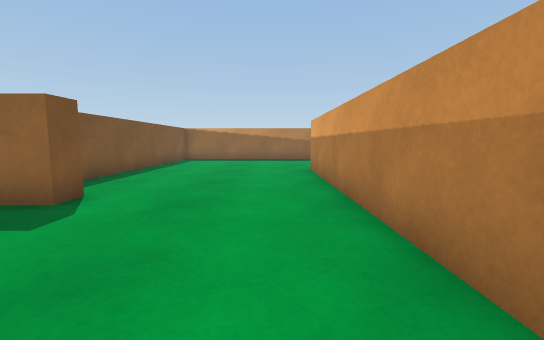
[1] (above)

16 first-person views from a walk through a Unity game level. The camera is 0.58 m above the floor, tilts 6° down and sees 90° across. The floor is counted in squares, 0.5 m on a side. Each view is taken from the middle of a square. On the plan, view 1 faces up. The plan holds only what a view shows up to about 12 squares ahead; the rest is blank.

[2]
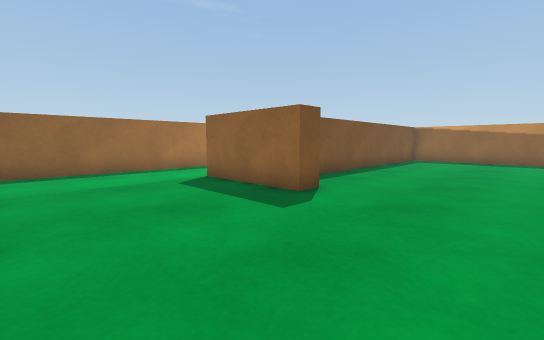

[3]
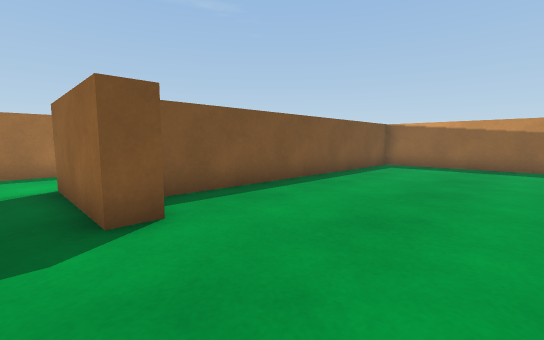

[4]
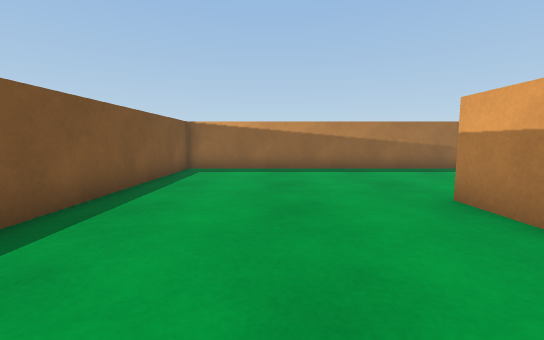

[5]
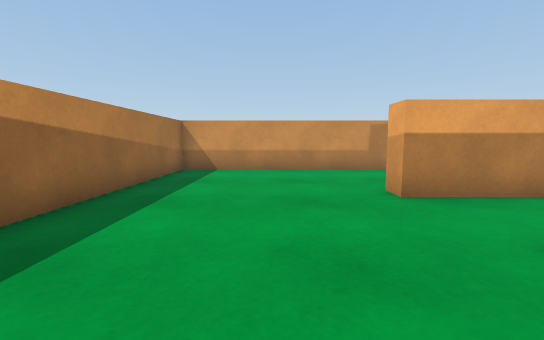

[6]
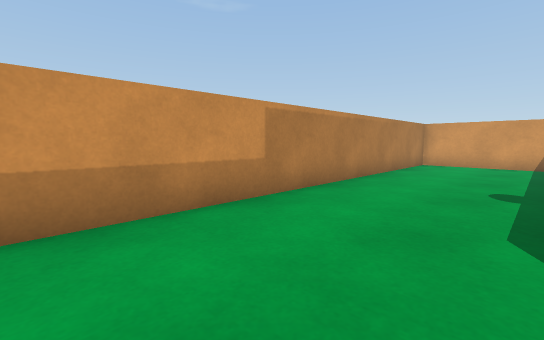

[7]
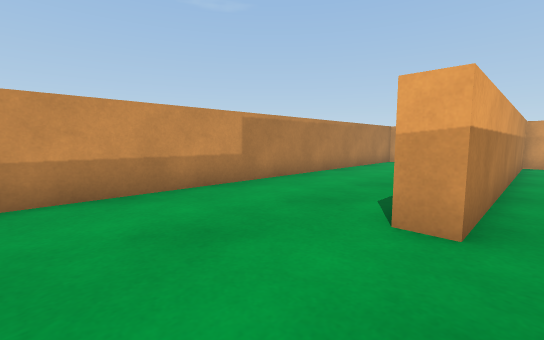

[8]
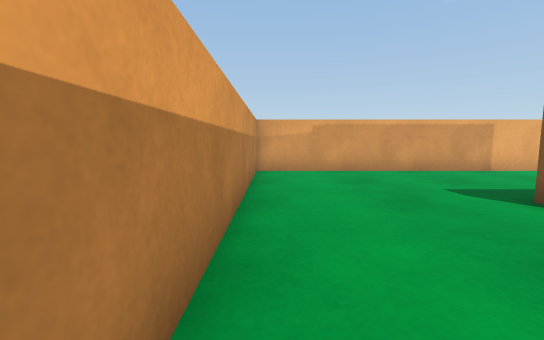

[9]
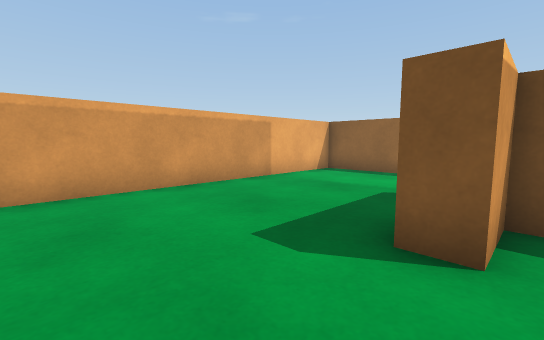

[10]
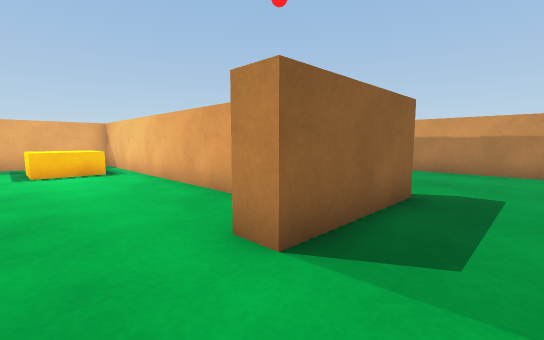

[11]
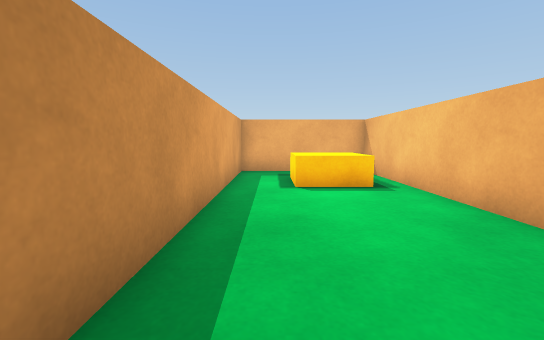

[12]
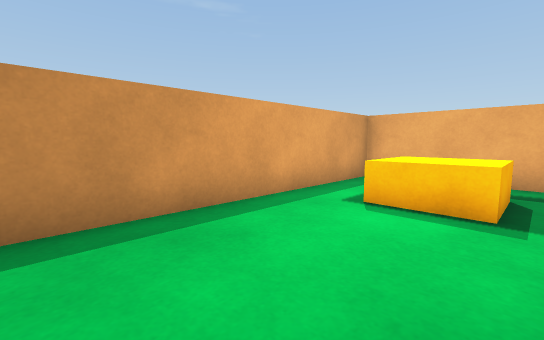

[13]
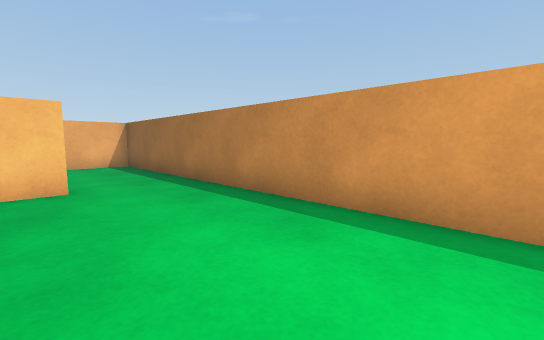

[14]
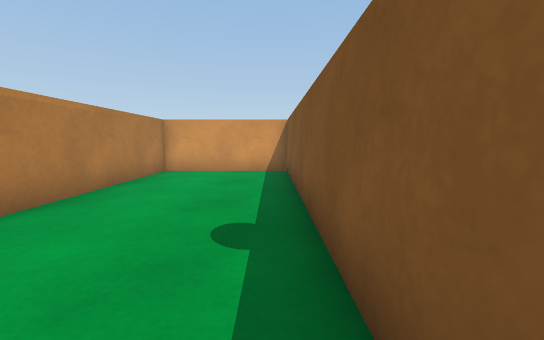

[15]
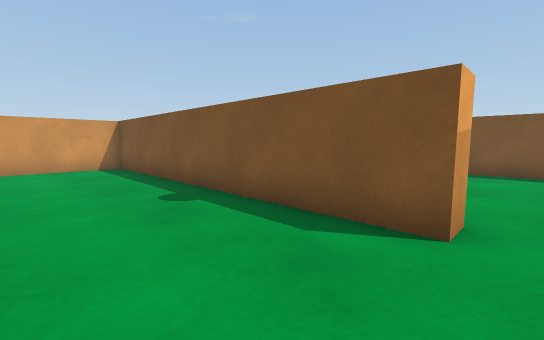

[16]
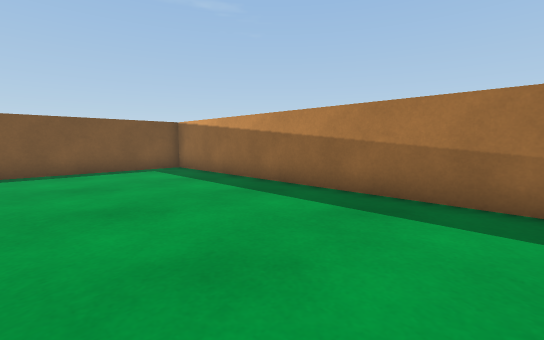

### Floor plan
Ten units are one square. View 1 is at (0, 0); x grows to the right and y downward. Boxes are objects, and circles mark ways between rooms. Rooms are numbered by the first view taken in them; rooms with no view inside come last. Other rooms are left out.
<svg viewBox="-117 -182 194 194">
<path fill="none" stroke="#000" d="M-112 -45 -112 7 16 7 16 -113 24 -113 24 7 72 7 72 -177 -56 -177 -56 -57 -40 -57 -40 -49 -80 -49M-64 -78 -64 -177 -112 -177 -112 -45M-80 -49 -80 -57 -69 -57"/>
<rect x="-95" y="-165" width="20" height="30" fill="#bbb"><title>orange block</title></rect>
<circle cx="-95" cy="-55" r="3" fill="#2a7"/>
<text x="0" y="-80">1</text>
<text x="-90" y="-110">2</text>
</svg>
Room 1 opens to room 2.

Where each view was taken, in squares from view 1:
view 1: 0 up, 0 right, facing up
view 2: 0 up, 0 right, facing up-left
view 3: 4 up, 0 right, facing up-left
view 4: 6 up, 2 left, facing up
view 5: 14 up, 4 left, facing right
view 6: 14 up, 3 right, facing down-right
view 7: 15 up, 1 right, facing down-right
view 8: 10 up, 1 right, facing down
view 9: 6 up, 1 left, facing down-left
view 10: 3 up, 10 left, facing up-right
view 11: 7 up, 10 left, facing up
view 12: 9 up, 7 left, facing up-left
view 13: 13 up, 7 left, facing down-left
view 14: 10 up, 3 right, facing down
view 15: 12 up, 6 right, facing down-left
view 16: 12 up, 6 right, facing up-left
